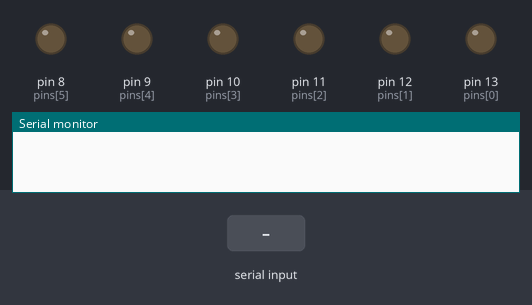
Simulated run of this sketch. Board: Arduino Uno, built with avr-gcc and run on an emulated ATmega328P. Parts: output pins drawn as LEDs (lit = HIGH), the last lines printed to the serial monitor. Inputs (shaded band) come from the test bench.

Above: at 1.2 s.
1.3 s: "90,45\n" received over Serial
At 1.6 s:
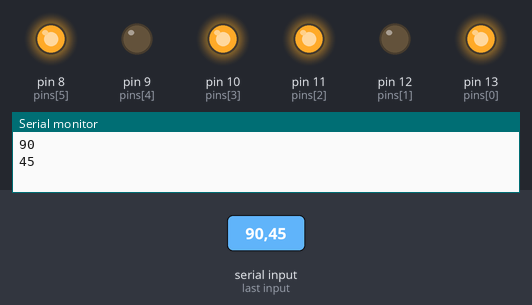
3.8 s: "30,150\n" received over Serial
At 4.6 s:
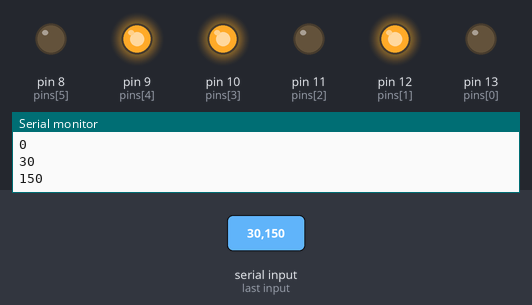
6.3 s: "5\n" received over Serial
At 7.1 s:
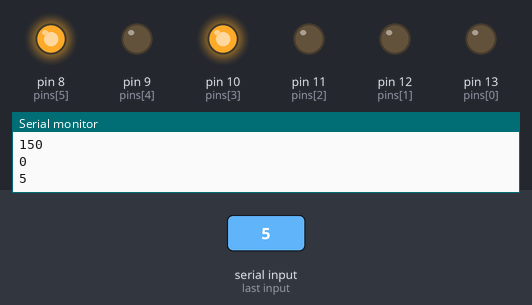
8.8 s: "200\n" received over Serial
At 9.6 s:
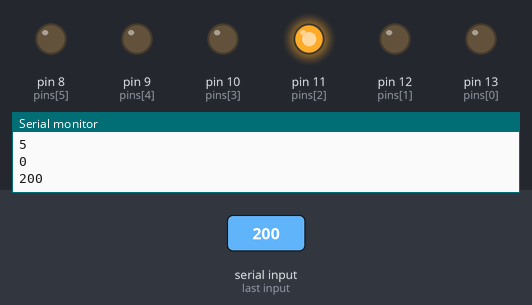
Timing chart, 0 to 11.8 s (numbered marks = the images above; inputs shaded):
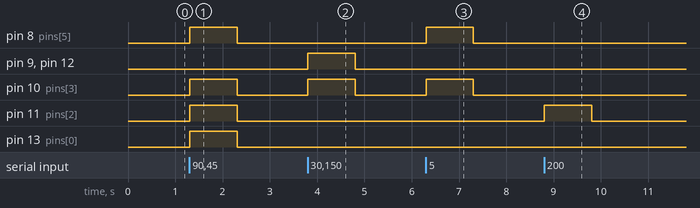

Measured:
- after the input at 1.3 s, pin 8 (pins[5]), pin 10 (pins[3]), pin 11 (pins[2]), pin 13 (pins[0]): LOW → HIGH at once, → LOW 1.0 s later
- after the input at 3.8 s, pin 9 (pins[4]), pin 10 (pins[3]), pin 12 (pins[1]): LOW → HIGH at once, → LOW 1.0 s later
- after the input at 6.3 s, pin 8 (pins[5]), pin 10 (pins[3]): LOW → HIGH at once, → LOW 1.0 s later
- after the input at 8.8 s, pin 11 (pins[2]): LOW → HIGH at once, → LOW 1.0 s later

The sketch:

aprindere-leduri-biti-numar-2.ino
```cpp
int pins[]={13, 12, 11, 10, 9, 8};
// the setup function runs once when you press reset or power the board
void setup() {
  // initialize digital pin LED_BUILTIN as an output.
    for(int i=0;i<6;i++)
{
  pinMode(pins[i], OUTPUT);
  digitalWrite(pins[i], LOW);
}
  Serial.begin(9600);
}

void mapBitsToPin(int data)
{
  for(int i=0;i<6;i++)
  digitalWrite(pins[i], (data >> (5-i)) & 1);
}

// the loop function runs over and over again forever
void loop() {
  int nr;
  if (Serial.available() >0)
  {
    nr = Serial.parseInt();
    Serial.println(nr);
    mapBitsToPin(nr);
  }
}
```
